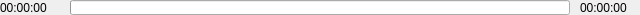
<?xml version="1.0" encoding="UTF-8"?>
<ui version="4.0">
 <class>ProgressBar</class>
 <widget class="QFrame" name="ProgressBar">
  <property name="geometry">
   <rect>
    <x>0</x>
    <y>0</y>
    <width>640</width>
    <height>15</height>
   </rect>
  </property>
  <property name="windowTitle">
   <string>Frame</string>
  </property>
  <widget class="QProgressBar" name="progressBar">
   <property name="geometry">
    <rect>
     <x>70</x>
     <y>0</y>
     <width>500</width>
     <height>15</height>
    </rect>
   </property>
   <property name="value">
    <number>0</number>
   </property>
   <property name="textVisible">
    <bool>false</bool>
   </property>
   <property name="format">
    <string/>
   </property>
  </widget>
  <widget class="QLabel" name="startlabel">
   <property name="geometry">
    <rect>
     <x>0</x>
     <y>0</y>
     <width>50</width>
     <height>15</height>
    </rect>
   </property>
   <property name="text">
    <string>00:00:00</string>
   </property>
  </widget>
  <widget class="QLabel" name="endlabel">
   <property name="geometry">
    <rect>
     <x>580</x>
     <y>0</y>
     <width>50</width>
     <height>15</height>
    </rect>
   </property>
   <property name="text">
    <string>00:00:00</string>
   </property>
  </widget>
 </widget>
 <resources/>
 <connections/>
</ui>
